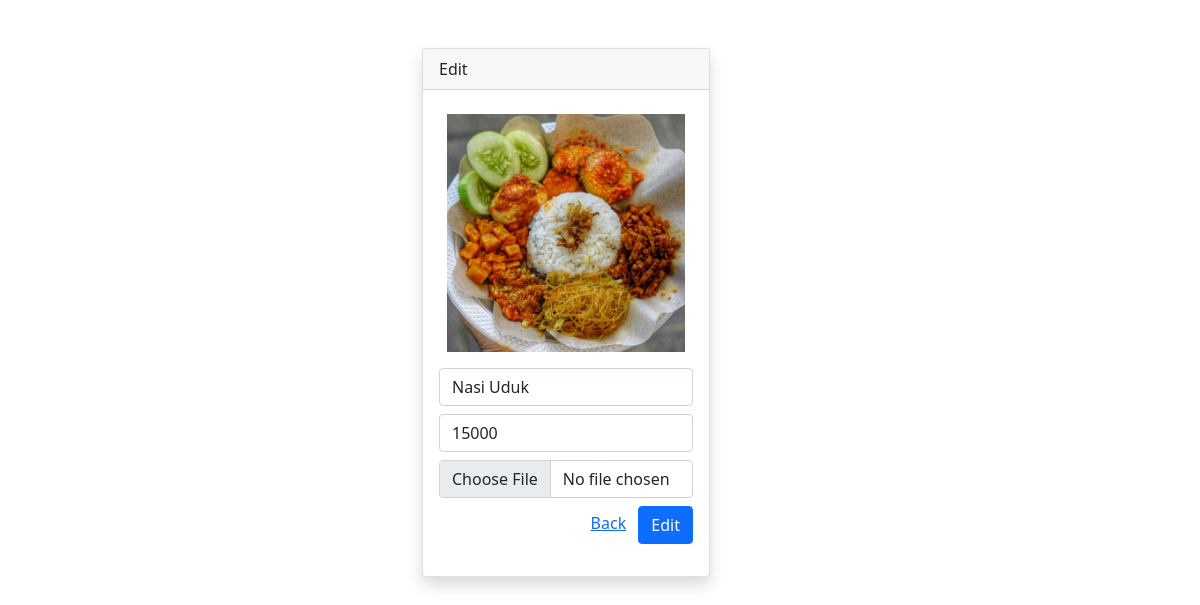
The app's page /menu/update.php?id=4 (signed in) with its own data.
### tables this page shows
CREATE TABLE `tb_menu` (
  `id_menu` int(11) NOT NULL,
  `name_menu` varchar(255) NOT NULL,
  `price_menu` int(11) NOT NULL,
  `image_menu` varchar(255) NOT NULL
);

### menu/update.php (the view, shortened to what this page needs)
<?php
include "../function.php";
$id = $_GET["id"];
$data = mysqli_query($connection, "SELECT * FROM tb_menu WHERE id_menu = $id");
$menu = mysqli_fetch_assoc($data);
?>
<!DOCTYPE html>
<html lang="en">
<head>
    <link rel="stylesheet" href="../bootstrap/css/bootstrap.min.css">
</head>
<body>
    <div class="container">
        <div class="row mt-5 justify-content-center">
            <div class="col-md-4">
                <div class="card shadow" style="width: 18rem;">
                    <div class="card-header text-bold">
                        Edit
                    </div>
                    <div class="card-body">
                        <form method="post" enctype="multipart/form-data">
                            <img src="../img/<?= $menu['image_menu'] ?>" class="card-img-top p-2" alt="<?= $menu['image_menu'] ?>">
                            <div class="my-2">
                                <input type="text" name="name_menu" class="form-control" placeholder="Menu Name" value="<?= $menu["name_menu"] ?>">
                            </div>
                            <div class="mb-2">
                                <input type="number" name="price_menu" class="form-control" placeholder="Price Menu" value="<?= $menu["price_menu"] ?>">
                            </div>
                            <div class="mb-2">
                                <input type="file" name="image_name" class="form-control">
                            </div>
                            <div class="mb-3 float-end">
                                <a href="../admin/index.php" class="mx-2">Back</a>
                                <button type="submit" class="btn btn-primary" name="button">
                                    Edit
                                </button>
                            </div>
                        </form>
                    </div>
                </div>
            </div>
        </div>
    </div>
</body>
</html>

### records on screen
tb_menu: image_menu (picture), name_menu "Nasi Uduk", price_menu "15000"
